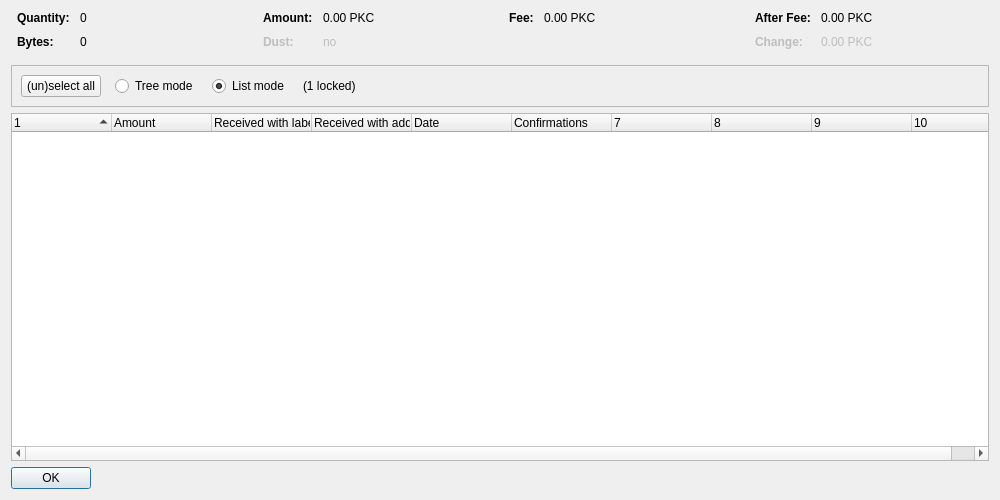
<?xml version="1.0" encoding="UTF-8"?>
<ui version="4.0">
 <class>CoinControlDialog</class>
 <widget class="QDialog" name="CoinControlDialog">
  <property name="geometry">
   <rect>
    <x>0</x>
    <y>0</y>
    <width>1000</width>
    <height>500</height>
   </rect>
  </property>
  <property name="windowTitle">
   <string>Coin Selection</string>
  </property>
  <layout class="QVBoxLayout" name="verticalLayout">
   <item>
    <layout class="QHBoxLayout" name="horizontalLayoutTop" stretch="0,0,0,0">
     <property name="topMargin">
      <number>0</number>
     </property>
     <property name="bottomMargin">
      <number>10</number>
     </property>
     <item>
      <layout class="QFormLayout" name="formLayoutCoinControl1">
       <property name="horizontalSpacing">
        <number>10</number>
       </property>
       <property name="verticalSpacing">
        <number>10</number>
       </property>
       <property name="leftMargin">
        <number>6</number>
       </property>
       <property name="rightMargin">
        <number>6</number>
       </property>
       <item row="0" column="0">
        <widget class="QLabel" name="labelCoinControlQuantityText">
         <property name="font">
          <font>
           <weight>75</weight>
           <bold>true</bold>
          </font>
         </property>
         <property name="text">
          <string>Quantity:</string>
         </property>
        </widget>
       </item>
       <item row="0" column="1">
        <widget class="QLabel" name="labelCoinControlQuantity">
         <property name="cursor">
          <cursorShape>IBeamCursor</cursorShape>
         </property>
         <property name="contextMenuPolicy">
          <enum>Qt::ActionsContextMenu</enum>
         </property>
         <property name="text">
          <string notr="true">0</string>
         </property>
         <property name="textInteractionFlags">
          <set>Qt::LinksAccessibleByMouse|Qt::TextSelectableByKeyboard|Qt::TextSelectableByMouse</set>
         </property>
        </widget>
       </item>
       <item row="1" column="0">
        <widget class="QLabel" name="labelCoinControlBytesText">
         <property name="font">
          <font>
           <weight>75</weight>
           <bold>true</bold>
          </font>
         </property>
         <property name="text">
          <string>Bytes:</string>
         </property>
        </widget>
       </item>
       <item row="1" column="1">
        <widget class="QLabel" name="labelCoinControlBytes">
         <property name="cursor">
          <cursorShape>IBeamCursor</cursorShape>
         </property>
         <property name="contextMenuPolicy">
          <enum>Qt::ActionsContextMenu</enum>
         </property>
         <property name="text">
          <string notr="true">0</string>
         </property>
         <property name="textInteractionFlags">
          <set>Qt::LinksAccessibleByMouse|Qt::TextSelectableByKeyboard|Qt::TextSelectableByMouse</set>
         </property>
        </widget>
       </item>
      </layout>
     </item>
     <item>
      <layout class="QFormLayout" name="formLayoutCoinControl2">
       <property name="horizontalSpacing">
        <number>10</number>
       </property>
       <property name="verticalSpacing">
        <number>10</number>
       </property>
       <property name="leftMargin">
        <number>6</number>
       </property>
       <property name="rightMargin">
        <number>6</number>
       </property>
       <item row="0" column="0">
        <widget class="QLabel" name="labelCoinControlAmountText">
         <property name="font">
          <font>
           <weight>75</weight>
           <bold>true</bold>
          </font>
         </property>
         <property name="text">
          <string>Amount:</string>
         </property>
        </widget>
       </item>
       <item row="0" column="1">
        <widget class="QLabel" name="labelCoinControlAmount">
         <property name="cursor">
          <cursorShape>IBeamCursor</cursorShape>
         </property>
         <property name="contextMenuPolicy">
          <enum>Qt::ActionsContextMenu</enum>
         </property>
         <property name="text">
          <string notr="true">0.00 PKC</string>
         </property>
         <property name="textInteractionFlags">
          <set>Qt::LinksAccessibleByMouse|Qt::TextSelectableByKeyboard|Qt::TextSelectableByMouse</set>
         </property>
        </widget>
       </item>
       <item row="1" column="0">
        <widget class="QLabel" name="labelCoinControlLowOutputText">
         <property name="enabled">
          <bool>false</bool>
         </property>
         <property name="font">
          <font>
           <weight>75</weight>
           <bold>true</bold>
          </font>
         </property>
         <property name="text">
          <string>Dust:</string>
         </property>
        </widget>
       </item>
       <item row="1" column="1">
        <widget class="QLabel" name="labelCoinControlLowOutput">
         <property name="enabled">
          <bool>false</bool>
         </property>
         <property name="cursor">
          <cursorShape>IBeamCursor</cursorShape>
         </property>
         <property name="contextMenuPolicy">
          <enum>Qt::ActionsContextMenu</enum>
         </property>
         <property name="text">
          <string notr="true">no</string>
         </property>
         <property name="textInteractionFlags">
          <set>Qt::LinksAccessibleByMouse|Qt::TextSelectableByKeyboard|Qt::TextSelectableByMouse</set>
         </property>
        </widget>
       </item>
      </layout>
     </item>
     <item>
      <layout class="QFormLayout" name="formLayoutCoinControl3">
       <property name="horizontalSpacing">
        <number>10</number>
       </property>
       <property name="verticalSpacing">
        <number>10</number>
       </property>
       <property name="leftMargin">
        <number>6</number>
       </property>
       <property name="rightMargin">
        <number>6</number>
       </property>
       <item row="0" column="0">
        <widget class="QLabel" name="labelCoinControlFeeText">
         <property name="font">
          <font>
           <weight>75</weight>
           <bold>true</bold>
          </font>
         </property>
         <property name="text">
          <string>Fee:</string>
         </property>
        </widget>
       </item>
       <item row="0" column="1">
        <widget class="QLabel" name="labelCoinControlFee">
         <property name="cursor">
          <cursorShape>IBeamCursor</cursorShape>
         </property>
         <property name="contextMenuPolicy">
          <enum>Qt::ActionsContextMenu</enum>
         </property>
         <property name="text">
          <string notr="true">0.00 PKC</string>
         </property>
         <property name="textInteractionFlags">
          <set>Qt::LinksAccessibleByMouse|Qt::TextSelectableByKeyboard|Qt::TextSelectableByMouse</set>
         </property>
        </widget>
       </item>
      </layout>
     </item>
     <item>
      <layout class="QFormLayout" name="formLayoutCoinControl4">
       <property name="horizontalSpacing">
        <number>10</number>
       </property>
       <property name="verticalSpacing">
        <number>10</number>
       </property>
       <property name="leftMargin">
        <number>6</number>
       </property>
       <property name="rightMargin">
        <number>6</number>
       </property>
       <item row="0" column="0">
        <widget class="QLabel" name="labelCoinControlAfterFeeText">
         <property name="font">
          <font>
           <weight>75</weight>
           <bold>true</bold>
          </font>
         </property>
         <property name="text">
          <string>After Fee:</string>
         </property>
        </widget>
       </item>
       <item row="0" column="1">
        <widget class="QLabel" name="labelCoinControlAfterFee">
         <property name="cursor">
          <cursorShape>IBeamCursor</cursorShape>
         </property>
         <property name="contextMenuPolicy">
          <enum>Qt::ActionsContextMenu</enum>
         </property>
         <property name="text">
          <string notr="true">0.00 PKC</string>
         </property>
         <property name="textInteractionFlags">
          <set>Qt::LinksAccessibleByMouse|Qt::TextSelectableByKeyboard|Qt::TextSelectableByMouse</set>
         </property>
        </widget>
       </item>
       <item row="1" column="0">
        <widget class="QLabel" name="labelCoinControlChangeText">
         <property name="enabled">
          <bool>false</bool>
         </property>
         <property name="font">
          <font>
           <weight>75</weight>
           <bold>true</bold>
          </font>
         </property>
         <property name="text">
          <string>Change:</string>
         </property>
        </widget>
       </item>
       <item row="1" column="1">
        <widget class="QLabel" name="labelCoinControlChange">
         <property name="enabled">
          <bool>false</bool>
         </property>
         <property name="cursor">
          <cursorShape>IBeamCursor</cursorShape>
         </property>
         <property name="contextMenuPolicy">
          <enum>Qt::ActionsContextMenu</enum>
         </property>
         <property name="text">
          <string notr="true">0.00 PKC</string>
         </property>
         <property name="textInteractionFlags">
          <set>Qt::LinksAccessibleByMouse|Qt::TextSelectableByKeyboard|Qt::TextSelectableByMouse</set>
         </property>
        </widget>
       </item>
      </layout>
     </item>
    </layout>
   </item>
   <item>
    <widget class="QFrame" name="frame">
     <property name="minimumSize">
      <size>
       <width>0</width>
       <height>40</height>
      </size>
     </property>
     <property name="frameShape">
      <enum>QFrame::StyledPanel</enum>
     </property>
     <property name="frameShadow">
      <enum>QFrame::Sunken</enum>
     </property>
     <layout class="QHBoxLayout" name="horizontalLayout">
      <item>
       <layout class="QHBoxLayout" name="horizontalLayoutPanel" stretch="0,0,0,0,0">
        <property name="spacing">
         <number>14</number>
        </property>
        <item>
         <widget class="QPushButton" name="pushButtonSelectAll">
          <property name="sizePolicy">
           <sizepolicy hsizetype="Maximum" vsizetype="Fixed">
            <horstretch>0</horstretch>
            <verstretch>0</verstretch>
           </sizepolicy>
          </property>
          <property name="text">
           <string>(un)select all</string>
          </property>
          <property name="autoDefault">
           <bool>false</bool>
          </property>
         </widget>
        </item>
        <item>
         <widget class="QRadioButton" name="radioTreeMode">
          <property name="sizePolicy">
           <sizepolicy hsizetype="Maximum" vsizetype="Fixed">
            <horstretch>0</horstretch>
            <verstretch>0</verstretch>
           </sizepolicy>
          </property>
          <property name="text">
           <string>Tree mode</string>
          </property>
         </widget>
        </item>
        <item>
         <widget class="QRadioButton" name="radioListMode">
          <property name="sizePolicy">
           <sizepolicy hsizetype="Maximum" vsizetype="Fixed">
            <horstretch>0</horstretch>
            <verstretch>0</verstretch>
           </sizepolicy>
          </property>
          <property name="text">
           <string>List mode</string>
          </property>
          <property name="checked">
           <bool>true</bool>
          </property>
         </widget>
        </item>
        <item>
         <widget class="QLabel" name="labelLocked">
          <property name="text">
           <string notr="true">(1 locked)</string>
          </property>
         </widget>
        </item>
        <item>
         <spacer name="horizontalSpacer">
          <property name="orientation">
           <enum>Qt::Horizontal</enum>
          </property>
          <property name="sizeHint" stdset="0">
           <size>
            <width>40</width>
            <height>20</height>
           </size>
          </property>
         </spacer>
        </item>
       </layout>
      </item>
     </layout>
    </widget>
   </item>
   <item>
    <widget class="CoinControlTreeWidget" name="treeWidget">
     <property name="contextMenuPolicy">
      <enum>Qt::CustomContextMenu</enum>
     </property>
     <property name="sortingEnabled">
      <bool>false</bool>
     </property>
     <property name="columnCount">
      <number>10</number>
     </property>
     <attribute name="headerShowSortIndicator" stdset="0">
      <bool>true</bool>
     </attribute>
     <attribute name="headerStretchLastSection">
      <bool>false</bool>
     </attribute>
     <column>
      <property name="text">
       <string/>
      </property>
     </column>
     <column>
      <property name="text">
       <string>Amount</string>
      </property>
     </column>
     <column>
      <property name="text">
       <string>Received with label</string>
      </property>
     </column>
     <column>
      <property name="text">
       <string>Received with address</string>
      </property>
     </column>
     <column>
      <property name="text">
       <string>Date</string>
      </property>
     </column>
     <column>
      <property name="text">
       <string>Confirmations</string>
      </property>
      <property name="toolTip">
       <string>Confirmed</string>
      </property>
     </column>
     <column>
      <property name="text">
       <string/>
      </property>
     </column>
     <column>
      <property name="text">
       <string/>
      </property>
     </column>
     <column>
      <property name="text">
       <string/>
      </property>
     </column>
     <column>
      <property name="text">
       <string/>
      </property>
     </column>
    </widget>
   </item>
   <item>
    <widget class="QDialogButtonBox" name="buttonBox">
     <property name="sizePolicy">
      <sizepolicy hsizetype="Maximum" vsizetype="Fixed">
       <horstretch>0</horstretch>
       <verstretch>0</verstretch>
      </sizepolicy>
     </property>
     <property name="orientation">
      <enum>Qt::Horizontal</enum>
     </property>
     <property name="standardButtons">
      <set>QDialogButtonBox::Ok</set>
     </property>
    </widget>
   </item>
  </layout>
 </widget>
 <customwidgets>
  <customwidget>
   <class>CoinControlTreeWidget</class>
   <extends>QTreeWidget</extends>
   <header>coincontroltreewidget.h</header>
  </customwidget>
 </customwidgets>
 <resources/>
 <connections/>
</ui>
